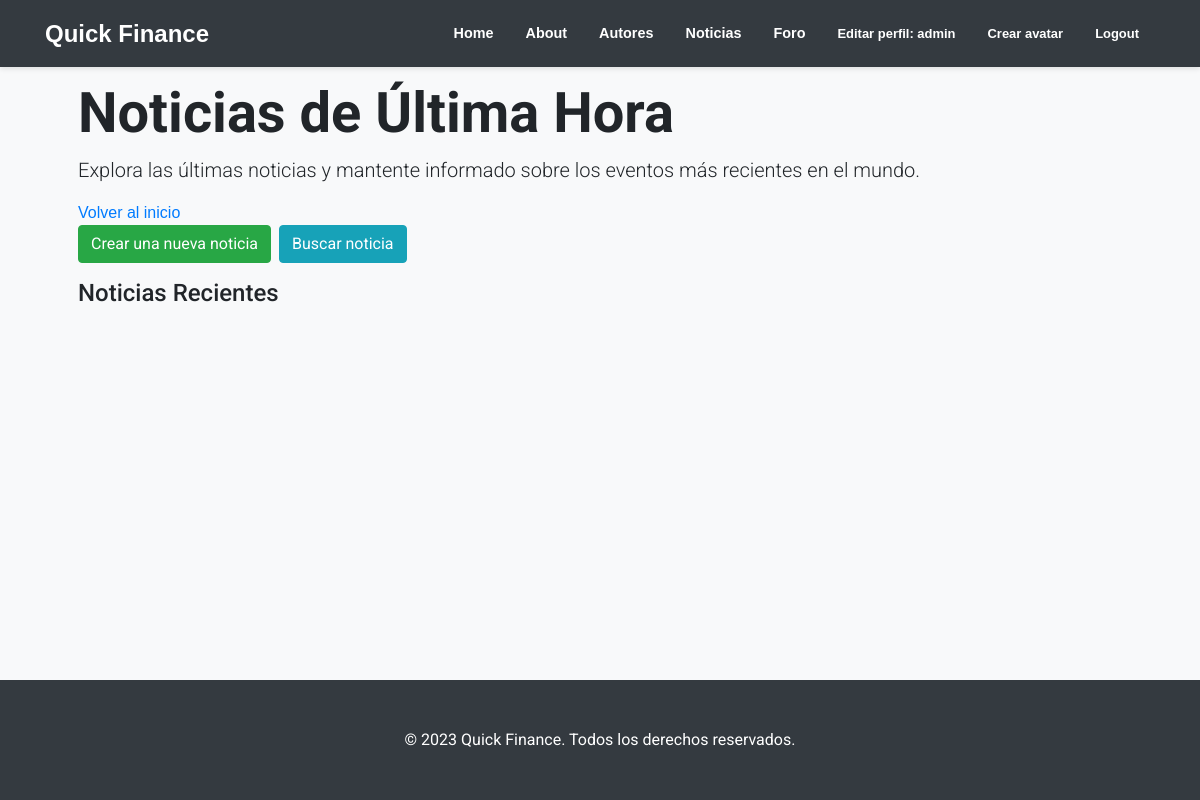
The app's page /AppCoder/noticias/ (signed in), older data.
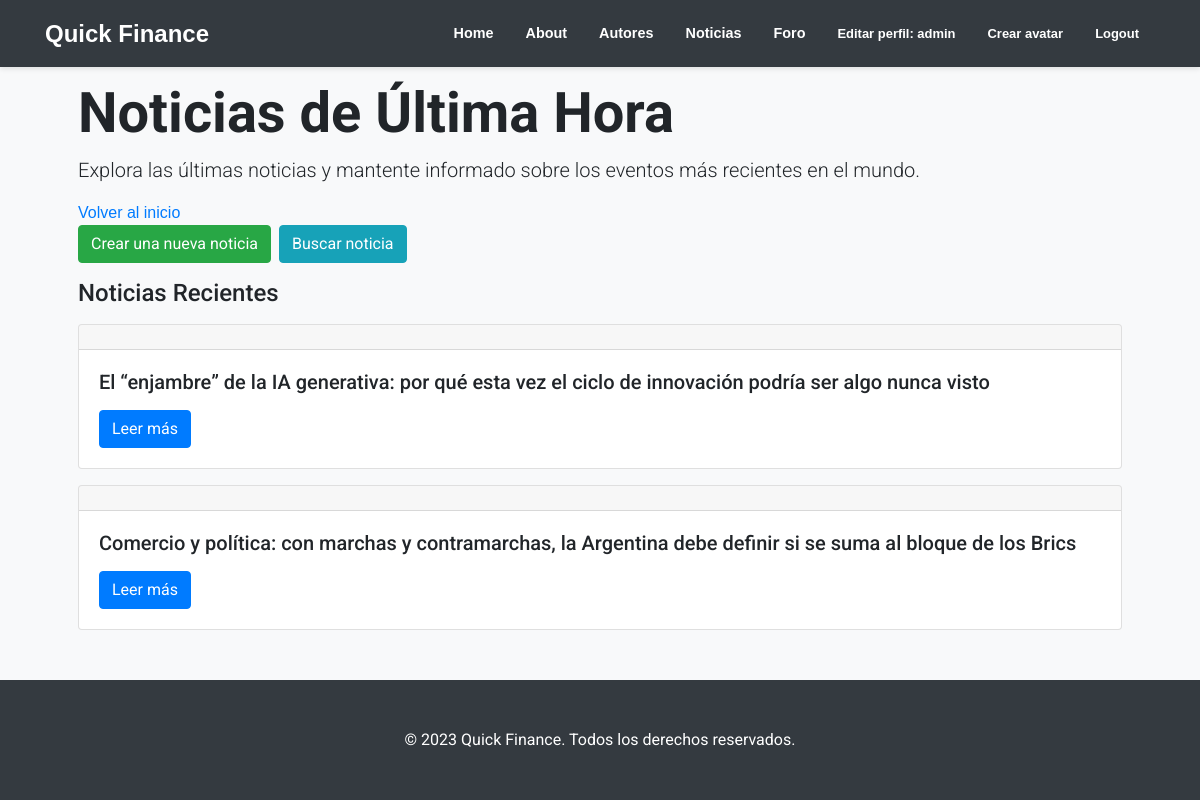
The same page, newer data.
### AppCoder/models.py (models this page shows, shortened)
class Noticia(models.Model):
    numero = models.AutoField(primary_key=True)
    titulo = models.CharField(max_length=255)
    contenido = models.TextField()
    autor = models.CharField(max_length=100)
    fecha_publicacion = models.DateTimeField(auto_now_add=True)
    categorias = models.ManyToManyField(Categoria)

### AppCoder/views.py (the view)
# urls.py: path('noticias/', noticias_view, name='noticias'),
def noticias_view(request):
    usuario = request.user
    avatar = models.Avatar.objects.filter(user=usuario).first()
    avatar_url = avatar.imagen.url if avatar is not None else ""
    noticias = models.Noticia.objects.all()
    categorias = models.Categoria.objects.all()
    context = {"noticias": noticias, "categorias": categorias}
    return render(request, 'AppCoder/noticias.html', context )

### AppCoder/templates/AppCoder/noticias.html (shortened to what this page needs)
{% extends 'AppCoder/base.html' %}
{% block contenido %}
    <div class="my-4">
        <h1 class="display-4 font-weight-bold">Noticias de Última Hora</h1>
        <p class="lead">Explora las últimas noticias y mantente informado sobre los eventos más recientes en el mundo.</p>
        <ul class="list-unstyled">
            {% if not detalle_noticia %}
                <li><a href="{% url 'AppCoder:inicio' %}" class="button-link">Volver al inicio</a></li>
                <li class="d-flex">
                    <a href="{% url 'AppCoder:crear_noticia' %}" class="btn btn-success mr-2">Crear una nueva noticia</a>
                    <a href="{% url 'AppCoder:buscar_noticia' %}" class="btn btn-info">Buscar noticia</a>
                </li>
            {% endif %}
        </ul>
        <h2 class="h4">Noticias Recientes</h2>
        {% for noticia in noticias %}
            <div class="card my-3">
                <div class="card-header">
                </div>
                <div class="card-body">
                    <h3 class="card-title h5">{{ noticia.titulo }}</h3>
                    {% if not detalle_noticia %}
                        <a href="{% url 'AppCoder:foros' %}" class="btn btn-primary">Leer más</a>
                    {% endif %}
                </div>
            </div>
        {% endfor %}
    </div>
{% endblock contenido %}

### AppCoder/templates/AppCoder/base.html (shortened to what this page needs)
{% load static %}
<!DOCTYPE html>
<html lang="es">
<head>
    <link rel="stylesheet" href="{% static 'AppCoder/css/styles.css' %}">
</head>
<body>
    {% include 'AppCoder/navbar.html' %}
    <div class="container px-4 px-lg-5">
        <div class="my-4">
            {% block contenido %}
            {% endblock contenido %}
        </div>
    </div>
    <footer class="py-5 bg-dark">
        <div class="container">
            <p class="m-0 text-center text-white">© 2023 Quick Finance. Todos los derechos reservados.</p>
        </div>
    </footer>
</body>
</html>

### AppCoder/templates/AppCoder/navbar.html (shortened to what this page needs)
<!DOCTYPE html>
<html lang="es">
<head>
    <link rel="stylesheet" href="https://stackpath.bootstrapcdn.com/bootstrap/4.3.1/css/bootstrap.min.css"
>
</head>
<body>
    <nav class="navbar navbar-expand-lg navbar-dark bg-dark fixed-top">
        <div class="container">
            <a class="navbar-brand" href="{% url 'AppCoder:inicio' %}">Quick Finance</a>
            <div class="collapse navbar-collapse" id="navbarSupportedContent">
                <ul class="navbar-nav">
                    {% if user.is_authenticated %}
                        <li class="nav-item"><a class="nav-link" href="{% url 'AppCoder:inicio' %}">Home</a></li>
                        <li class="nav-item"><a class="nav-link" href="{% url 'AppCoder:about' %}">About</a></li>
                        <li class="nav-item"><a class="nav-link" href="{% url 'AppCoder:usuarios' %}">Autores</a></li>
                        <li class="nav-item"><a class="nav-link" href="{% url 'AppCoder:noticias' %}">Noticias</a></li>
                        <li class="nav-item"><a class="nav-link" href="{% url 'AppCoder:foros' %}">Foro</a></li>
                        <li class="nav-link"><a class="nav-link" href="{% url 'AppCoder:editar_perfil' %}">Editar perfil: {{ user.username }}</a></li>
                        <li class="nav-link"><a class="nav-link" href="{% url 'AppCoder:crear_avatar' %}">Crear avatar</a></li>
                        <li class="nav-link"><a class="nav-link" href="{% url 'AppCoder:logout' %}">Logout</a></li>
                    {% else %}
                        <li class="nav-item"><a class="nav-link" href="{% url 'AppCoder:registro' %}">Sign Up</a></li>
                        <li class="nav-item"><a class="nav-link" href="{% url 'AppCoder:login' %}">Login</a></li>
                    {% endif %}
                </ul>
            </div>
        </div>
    </nav>
</body>
</html>

### AppCoder/templates/AppCoder/navbar.html (style rules this page uses)
body { padding-top: 56px; background-color: #f8f9fa; font-family: 'Roboto', sans-serif; }
.navbar { background-color: #343a40; box-shadow: 0px 2px 5px rgba(0, 0, 0, 0.1); }
.navbar-brand { color: #ffffff; font-weight: bold; font-size: 1.5em; }
.navbar-nav { margin-left: auto; display: flex; align-items: center; }
.navbar-nav .nav-item { margin: 0 8px; }
.nav-link { color: #ffffff !important; font-weight: bold; font-size: 0.9em; }

Row changes from the older to the newer data that the page shows:
added Noticia: titulo "El “enjambre” de la IA generativa: por qué esta vez el ciclo de innovación podría ser algo nunca visto"
added Noticia: titulo "Comercio y política: con marchas y contramarchas, la Argentina debe definir si se suma al bloque de los Brics"
